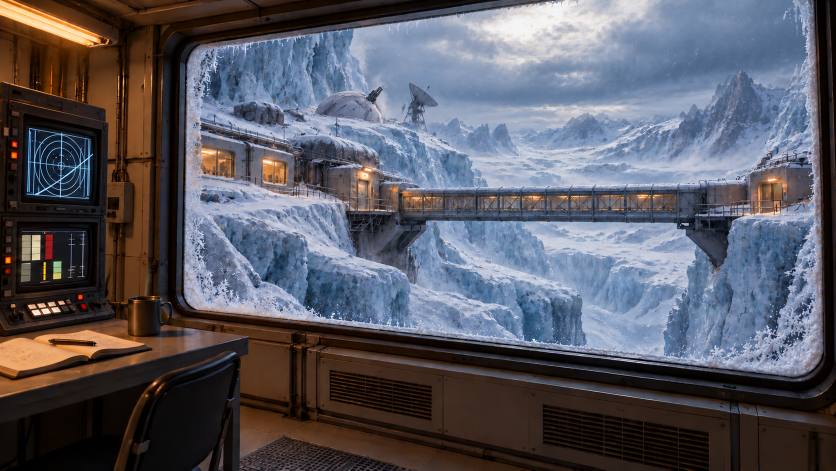
#> input picture music/below-the-snowline-animation-v1/sample-0.000.png, 1672 x 941 px (shown at 1/2 size); its folder holds only this picture in this run
$ python contact_review.py
#> lines starting #> are read from the running program, lines starting #| are printed output that depends on the picture
from PIL import Image
from pathlib import Path
p=Path(__file__).parent
out=Image.new('RGB',(1000,640))
#> out: PIL image 1000x640 RGB; every value is 0
for i,t in enumerate(['0.000','2.000','4.000','8.000']):
 im=Image.open(p/f'sample-{t}.png')
#> im is the input picture: PIL image 1672x941 RGB; mean R, G, B 89.7, 89.3, 98.4
 out.paste(im.crop((230,480,355,640)).resize((250,320)),((i%2)*250,(i//2)*320))
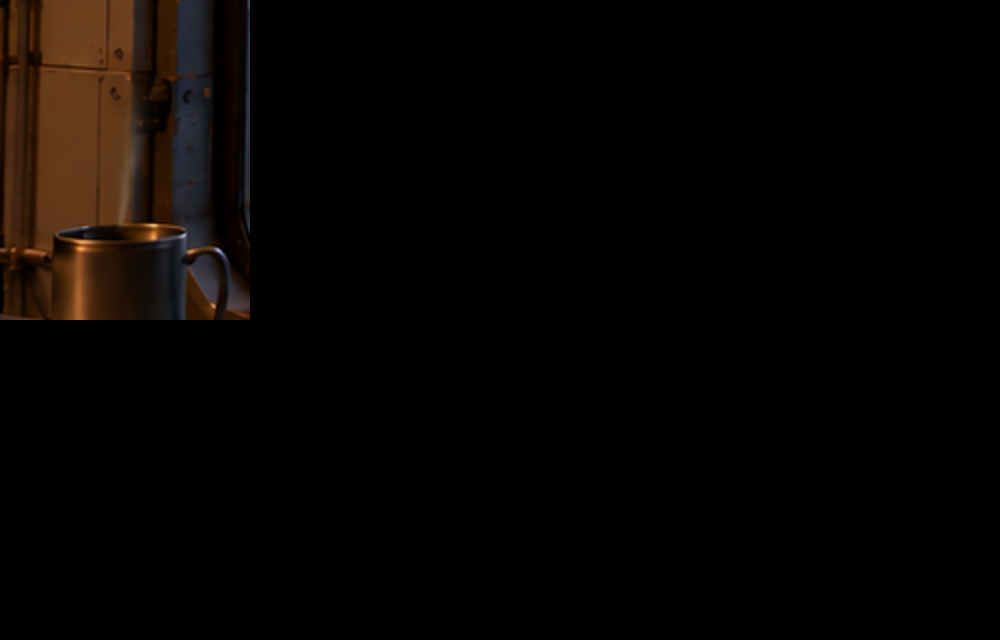
#> out: PIL image 1000x640 RGB; mean R, G, B 7.1, 4.3, 2.5
 out.paste(im.crop((50,260,180,395)).resize((250,260)),(500+(i%2)*250,(i//2)*320))
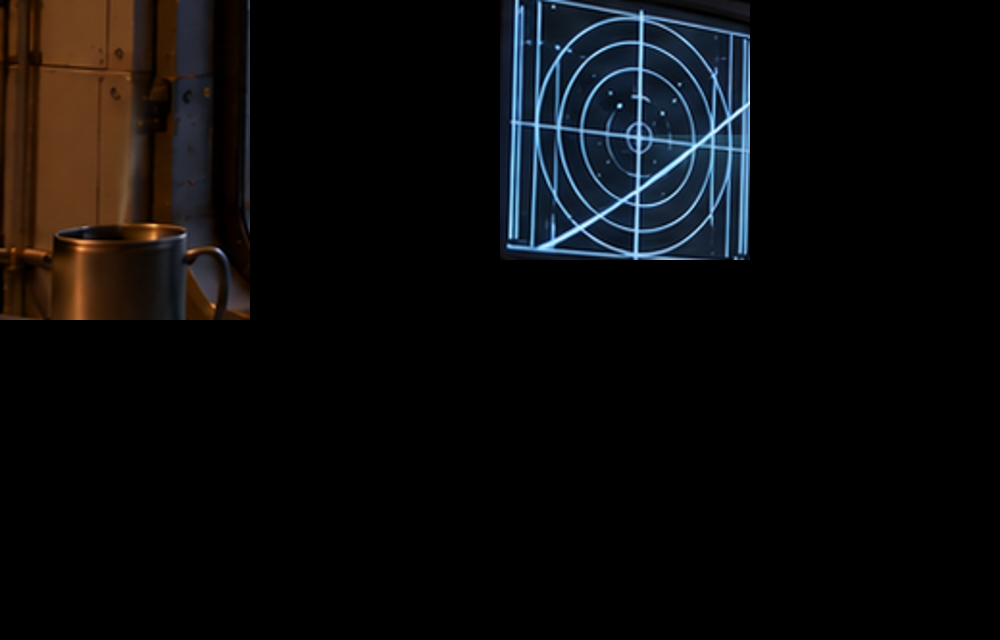
#> out: PIL image 1000x640 RGB; mean R, G, B 11.1, 10.7, 11.2
#> (the run stopped early here; a loop or call above may not have finished)
